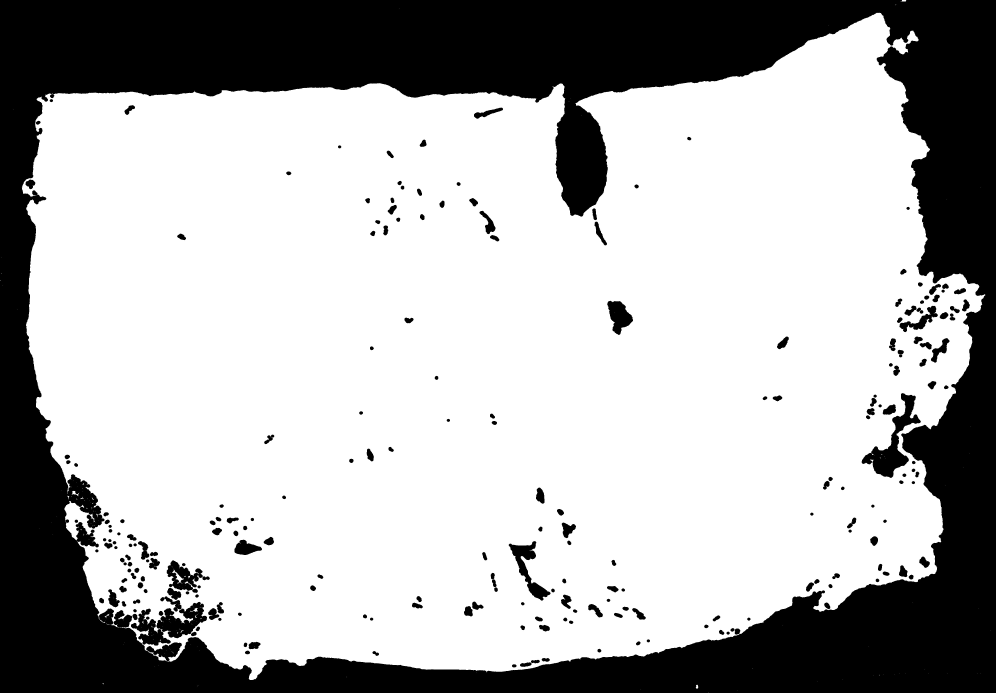
#> input picture data/_foreground.jpg, 3984 x 2770 px (shown at 1/4 size)
$ python -i tile.py   (imports and definitions only)   (Python 2 division)   (older library calls are emulated)
#> lines starting #> are read from the running program, lines starting #| are printed output that depends on the picture; after the words box and inside, x2 and y2 are one past the last pixel; in counts of white or black regions, pixels touching at a corner belong together
#> further down, picture is the input picture: shape (2770, 3984); min 0, max 255, mean 176.8
"""
tile.py
"""

import cv2
import os
import time
import numpy as np

import sys
module_dir, module_name = os.path.split(__file__)
sys.path.insert(0, module_dir)
import data_utils


## Check opencv-python version
# assert cv2.__version__[0] == '3'

# from matplotlib import pyplot as plt

"""
We need something like this to deal with slides scanned at differing resolutions

In particular we have 20x and 40x slides.

The new way to think about it is the lowest dim will always be 5x.

[(40x), 20x, 10x, 5x]
"""

# [36 lines left out: functions whitespace, get_process_map, not called in this run]
#/end get_process_map


"""
https://www.learnopencv.com/filling-holes-in-an-image-using-opencv-python-c/
"""
def imfill(img):
    if img.dtype == 'bool':
        img = img.astype(np.uint8)
    #/end if

    ## Old way:
    # https://www.learnopencv.com/filling-holes-in-an-image-using-opencv-python-c/

    # open cv contours
    print 'finding contours... ',
    if cv2.__version__[0]=='3':
        _, cnts, _ = cv2.findContours(img, cv2.RETR_EXTERNAL, cv2.CHAIN_APPROX_SIMPLE)
    else:
        cnts, _ = cv2.findContours(img, cv2.RETR_EXTERNAL, cv2.CHAIN_APPROX_SIMPLE)
#> cnts = 1680 contours, 1671 with area under 20; largest, box (x1, y1, x2, y2) and area: (83, 48, 3944, 2720) 7864812, (280, 1960, 320, 1992) 374, (3600, 0, 3630, 8) 122, (2778, 2736, 2800, 2758) 118, (322, 1984, 336, 2000) 58
    print 'found {} contours'.format(len(cnts))
#| found 1680 contours

    print 'removing small regions'
    hulls = [cv2.convexHull(cnt) for cnt in cnts if cv2.contourArea(cnt) > 2000]
#> hulls = 1 contour; box (x1, y1, x2, y2) and area: (83, 48, 3944, 2720) 8758736
    img2 = np.zeros_like(img)

    cv2.drawContours(img2, hulls, -1, (1), -1)
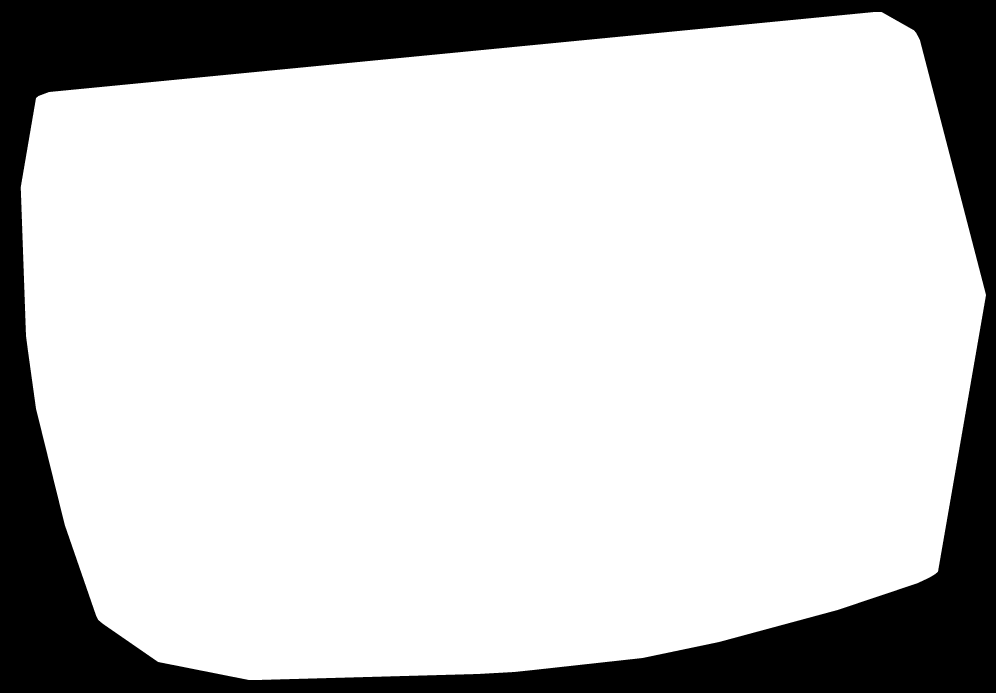
#> img2: shape (2770, 3984) (shown at 1/4 size); values 0 (black) and 1 (white), 79.4% white; 1 black region, box (x1, y1, x2, y2) and area: (0, 0, 3984, 2770) 2271377

    return img2 > 0
#/end imfill


# [37 lines left out: functions preprocessing, nrow_ncol, not called in this run]
#/end nrow_ncol

"""
Should return float32 3D array (h,w,n_classes)

Trying to set a default class here.. it's not working.
"""
# [15 lines left out: function init_outputs, not called in this run]
#/end init_outputs

"""
this thing has to preserve the overall shape of the foreground area
At this point foreground = 1 and background = 0

important to keep that convention
"""
# [6 lines left out: function downsample_foreground, not called in this run]


"""
return a list of coordinates we can use to
1) read from the svs file
2) place results into the prob_maps
"""
# def get_coordinates(svs, foreground, svs_info, settings):
# [45 lines left out: function get_coordinates, not called in this run]


"""
take in an svs file and settings,

return a list of coordinates according to the tile size, and overlap
"""
# [15 lines left out: function tile_svs, not called in this run]
#/end tile_svs

>>> import cv2
>>> picture = cv2.imread('../data/_foreground.jpg', cv2.IMREAD_GRAYSCALE)
>>> result = imfill(picture)
